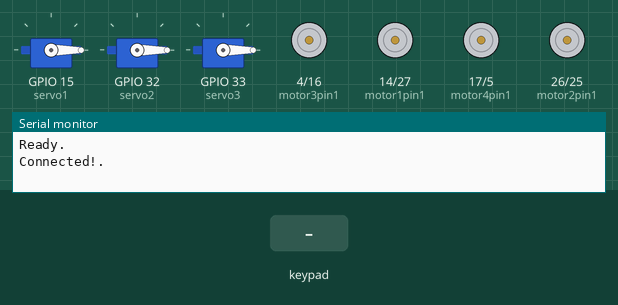
Recording of a sketch running on a simulated ESP32. On the bench: 3 × servo, motor-driver pin pairs drawn as motors (green arrow = first pin HIGH = forward, orange = second pin HIGH = backward, longer = more drive), the last lines printed to the serial monitor. The test bench sets the inputs (shaded band). Nothing arrives over Bluetooth unless stated.

Above: at 1.2 s.
1.3 s: key 'U' pressed
At 1.53 s:
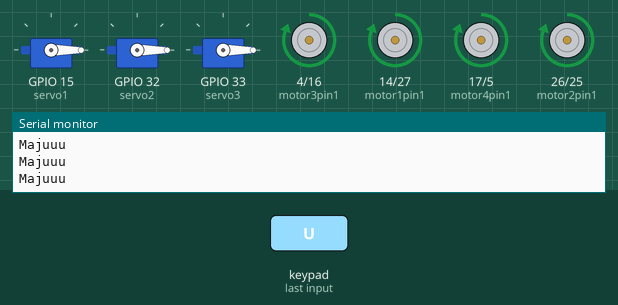
3.2 s: key 'D' pressed
At 3.43 s:
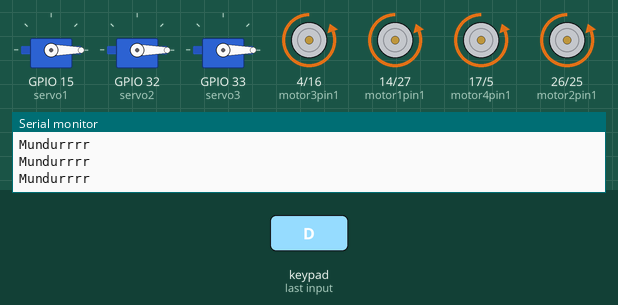
5.1 s: key 'L' pressed
At 5.33 s:
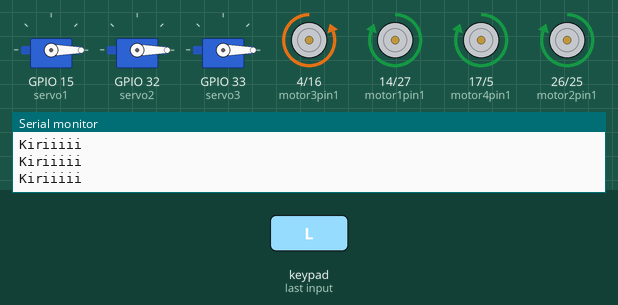
7.0 s: key 'R' pressed
At 7.23 s:
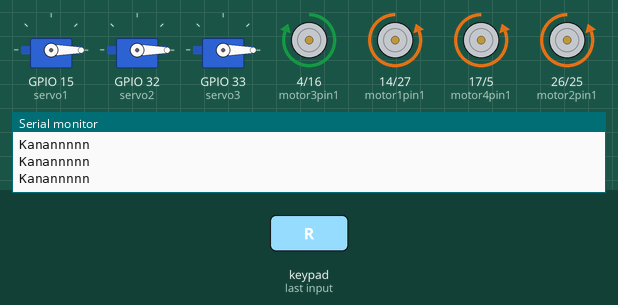
Timing chart, 0 to 9.9 s (numbered marks = the images above; inputs shaded):
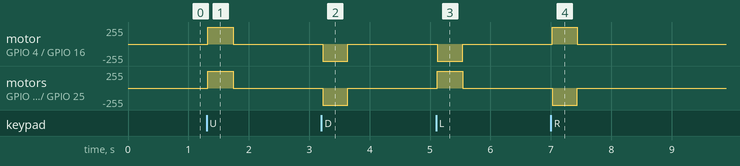

Measured:
- after the input at 1.3 s, motor on GPIO 4 (motor3pin1) / GPIO 16 (motor3pin2), motor on GPIO 14 (motor1pin1) / GPIO 27 (motor1pin2), motor on GPIO 17 (motor4pin1) / GPIO 5 (motor4pin2), motor on GPIO 26 (motor2pin1) / GPIO 25 (motor2pin2): stopped → forward 255/255 at once, → stopped 0.42 s later
- after the input at 3.2 s, motor on GPIO 4 (motor3pin1) / GPIO 16 (motor3pin2), motor on GPIO 14 (motor1pin1) / GPIO 27 (motor1pin2), motor on GPIO 17 (motor4pin1) / GPIO 5 (motor4pin2), motor on GPIO 26 (motor2pin1) / GPIO 25 (motor2pin2): stopped → backward 255/255 at once, → stopped 0.42 s later
- after the input at 5.1 s, motor on GPIO 4 (motor3pin1) / GPIO 16 (motor3pin2): stopped → backward 255/255 at once, → stopped 0.42 s later; motor on GPIO 14 (motor1pin1) / GPIO 27 (motor1pin2): stopped → forward 255/255 at once, → stopped 0.42 s later
- after the input at 7.0 s, motor on GPIO 4 (motor3pin1) / GPIO 16 (motor3pin2): stopped → forward 255/255 at once, → stopped 0.42 s later; motor on GPIO 14 (motor1pin1) / GPIO 27 (motor1pin2): stopped → backward 255/255 at once, → stopped 0.42 s later

The sketch:

KRTMI2023_STIK_PS3.ino
```cpp
#include <Ps3Controller.h>

//#define enA1 12
//#define enB2 33
//#define enA3 2
//#define enB4 18
int motor1pin1 = 14;
int motor1pin2 = 27;
int motor2pin1 = 26;
int motor2pin2 = 25;
int motor3pin1 = 4;
int motor3pin2 = 16;
int motor4pin1 = 17;
int motor4pin2 = 5;

//--------------------------------------- SERVO ----------------------------------------------

#include <ESP32_Servo.h>

Servo servo1;
Servo servo2;
Servo servo3;

int pos1 = 0;
int pos2 = 0;
int pos3 = 0;

int rightX;
int rightY;
int leftX;
int leftY;


//---------------------------------------- PS3 ------------------------------------------------

void notify()
{
  rightX = (Ps3.data.analog.stick.rx);
  rightY = (Ps3.data.analog.stick.ry);
  leftX = (Ps3.data.analog.stick.lx);
  leftY = (Ps3.data.analog.stick.ly);


  //---------------------------------- ANALOG KANAN --------------------------------------------
  if (rightX < -100) {
    Serial.println("analog right kiri");
  }

  if (rightX > 100) {
    Serial.println("analog right kanan");
  }

  if (rightY < -100) {
    Serial.println("analog right atas");
  }

  if (rightY > 100) {
    Serial.println("analog right bawah");
  }


  //---------------------------------- ANALOG KIRI --------------------------------------------
  if (leftX < -100) {
    Serial.println("analog left kiri");
  }

  if (leftX > 100) {
    Serial.println("analog left kanan");
  }

  if (leftY < -100) {
    Serial.println("analog left atas");
  }

  if (leftY > 100) {
    Serial.println("analog left bawah");
  }


  //---------------------------------- Button R/L --------------------------------------------
  if ( Ps3.data.button.l1 ) {
    servo1.write(70);
    Serial.println(" L1 button");
  }

  if ( Ps3.data.button.r1 ) {
    servo1.write(120);
    Serial.println(" R1 button");
  }

  if ( Ps3.data.button.l2 ) {
    servo2.write(70);
    Serial.println(" L2 button");
  }

  if ( Ps3.data.button.r2 ) {
    servo2.write(120);
    Serial.println(" R2 button");
  }

  //---------------------------------- PAD KIRI --------------------------------------------
  {
    if ( Ps3.data.button.up )
    {
      Serial.println("Majuuu");
      maju();
    }

    else if ( Ps3.data.button.right )
    {
      belokkanan();
      Serial.println("Kanannnnn");
    }
    else if ( Ps3.data.button.down )
    {
      Serial.println("Mundurrrr");
      mundur();
    }
    else if ( Ps3.data.button.left )
    {
      belokkiri();
      Serial.println("Kiriiiii");
    }
    else
    {
      hop();
    }
  }


  //--------------------------------  cross/square/triangle/circle  ---------------------------------------

  if ( Ps3.data.button.cross ) {

    Serial.println(" cross button");
  }

  if ( Ps3.data.button.square ) {

    Serial.println(" square button");
  }

  if ( Ps3.data.button.triangle ) {

    Serial.println(" triangle button");
  }

  if ( Ps3.data.button.circle ) {

    Serial.println(" circle button");
  }

  //---------------------------------- select/start/ps button -------------------------
  if ( Ps3.data.button.select ) {
    Serial.println("select button");
  }

  if ( Ps3.data.button.start ) {
    Serial.println("start button");
  }

  if ( Ps3.data.button.ps ) {
    Serial.println("Playstation button");
  }

}

void onConnect() {
  Serial.println("Connected!.");
}

void setup()
{
  Serial.begin(115200);
  Ps3.attach(notify);
  Ps3.attachOnConnect(onConnect);
  Ps3.begin("b8:d6:1a:ab:c0:ee");
  Serial.println("Ready.");

  //pinMode(enA1, OUTPUT);
  //pinMode(enB2, OUTPUT);
  //pinMode(enA3, OUTPUT);
  //pinMode(enB4, OUTPUT);
  pinMode(motor1pin1, OUTPUT);
  pinMode(motor1pin2, OUTPUT);
  pinMode(motor2pin1, OUTPUT);
  pinMode(motor2pin2, OUTPUT);
  pinMode(motor3pin1, OUTPUT);
  pinMode(motor3pin2, OUTPUT);
  pinMode(motor4pin1, OUTPUT);
  pinMode(motor4pin2, OUTPUT);

  servo1.attach(15);
  servo2.attach(32);
  servo3.attach(33);
  servo1.write(pos1);
  servo2.write(pos2);
  servo3.write(pos3);


}

void loop()
{
  if (!Ps3.isConnected())
    return;

  delay(500);
}

void maju() {
  //analogWrite(enA1, 250);
  //analogWrite(enB2, 250);
  //analogWrite(enA3, 250);
  //analogWrite(enB4, 250);
  digitalWrite(motor1pin1, HIGH); //DEPAN
  digitalWrite(motor1pin2, LOW);

  digitalWrite(motor2pin1, HIGH);
  digitalWrite(motor2pin2, LOW);

  digitalWrite(motor3pin1, HIGH); //DEPAN
  digitalWrite(motor3pin2, LOW);

  digitalWrite(motor4pin1, HIGH);
  digitalWrite(motor4pin2, LOW);

}

void belokkanan () {

  digitalWrite(motor1pin1, LOW); //KANAN
  digitalWrite(motor1pin2, HIGH);

  digitalWrite(motor2pin1, LOW);
  digitalWrite(motor2pin2, HIGH);

  digitalWrite(motor3pin1, HIGH);
  digitalWrite(motor3pin2, LOW);

  digitalWrite(motor4pin1, LOW);
  digitalWrite(motor4pin2, HIGH);

}

void belokkiri () {
  digitalWrite(motor1pin1, HIGH); //KIRI
  digitalWrite(motor1pin2, LOW);

  digitalWrite(motor2pin1, HIGH);
  digitalWrite(motor2pin2, LOW);

  digitalWrite(motor3pin1, LOW);
  digitalWrite(motor3pin2, HIGH);

  digitalWrite(motor4pin1, HIGH);
  digitalWrite(motor4pin2, LOW);
}

void mundur () {

  digitalWrite(motor1pin1, LOW);  //BELAKANG
  digitalWrite(motor1pin2, HIGH);

  digitalWrite(motor2pin1, LOW);
  digitalWrite(motor2pin2, HIGH);

  digitalWrite(motor3pin1, LOW);  //BELAKANG
  digitalWrite(motor3pin2, HIGH);

  digitalWrite(motor4pin1, LOW);
  digitalWrite(motor4pin2, HIGH);


}

void hop () {

  //digitalWrite(enA1, 0);
  //digitalWrite(enB2, 0);
  digitalWrite(motor1pin1, LOW); //HENTI
  digitalWrite(motor1pin2, LOW);

  digitalWrite(motor2pin1, LOW);
  digitalWrite(motor2pin2, LOW);

  digitalWrite(motor3pin1, LOW); //HENTI
  digitalWrite(motor3pin2, LOW);

  digitalWrite(motor4pin1, LOW);
  digitalWrite(motor4pin2, LOW);


}
```
